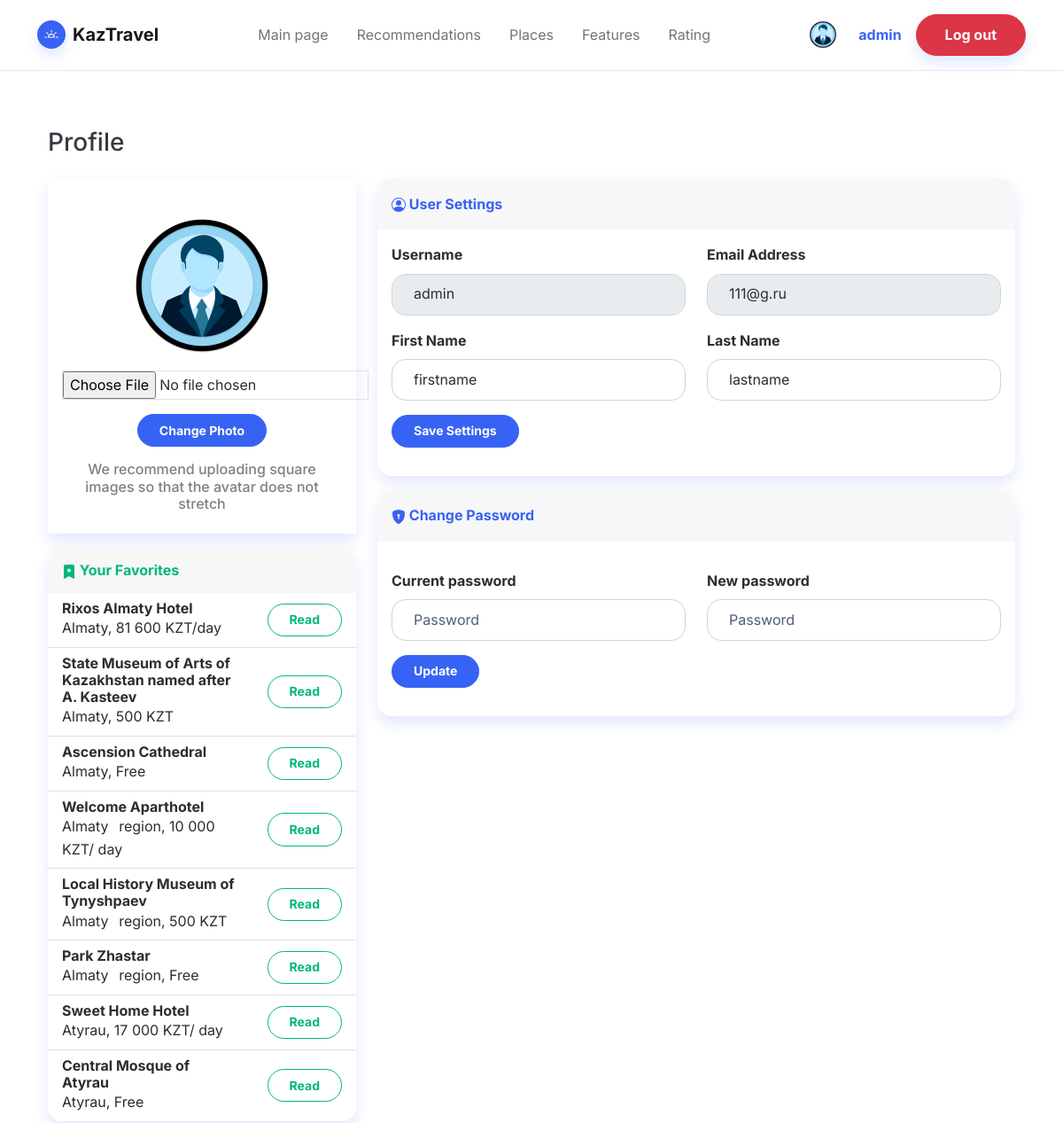
Page /profile (signed in, upper part) on the earlier database version.
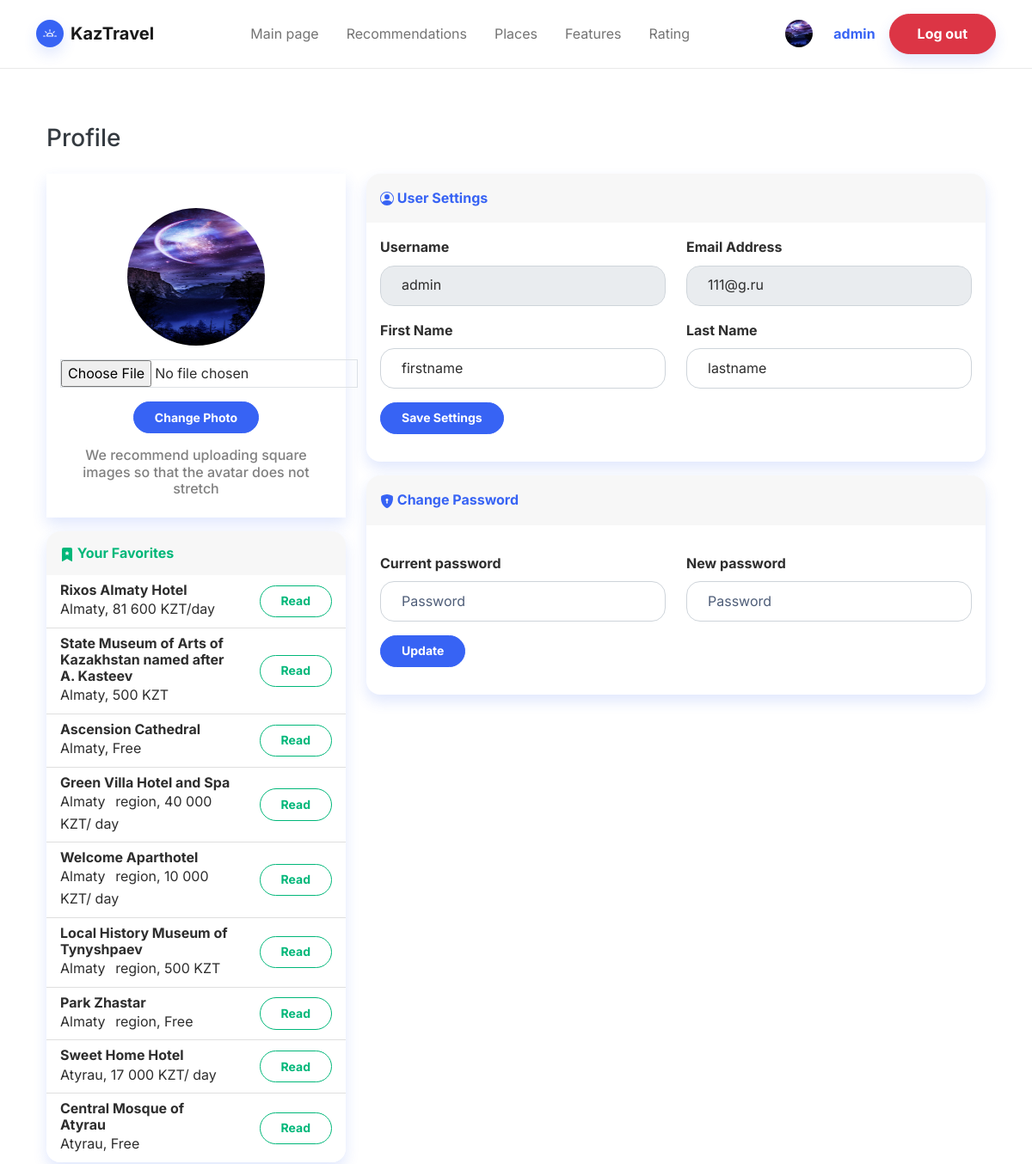
Same page on the later database version.
### project/models.py (models this page shows, shortened)
class Profile(models.Model):
    user = models.OneToOneField(User, on_delete=models.CASCADE)
    username = models.CharField(max_length=25, default='user')
    firstname = models.CharField(max_length=25, default='firstname', blank=False)
    lastname = models.CharField(max_length=25, default='lastname', blank=False)
    auth_token = models.CharField(max_length=100)
    is_verified = models.BooleanField(default=False)
    created_at = models.DateTimeField(auto_now_add=True)
    avatar = ImageField(verbose_name='Photo', null=True, max_length=100, upload_to='images/avatars', default='images/avatars/user.webp')

class Places(models.Model):
    name = models.TextField(verbose_name='Name:', max_length=300)
    description = models.TextField(verbose_name='Description:', max_length=1000)
    price = models.TextField(verbose_name='Price:', max_length=50)
    city = models.CharField(verbose_name='City', choices=City, max_length=40)
    type = models.CharField(verbose_name='Type', choices=Type, max_length=40)
    recommend_1 = models.BooleanField(default=False)
    recommend_2 = models.BooleanField(default=False)
    visits = models.IntegerField(default=0)
    pic = ImageField(verbose_name='Picture', null=True, blank=True, max_length=100, upload_to='images/places', default='images/places/default_place.png')
    class Meta:
        verbose_name = 'Place'
        verbose_name_plural = 'Places'

### project/views.py (the view, shortened to what this page needs)
# urls.py: path('profile', profile, name='profile'),
@login_required(login_url='/login/')
def profile(request):
    message_pass = ''
    message_set = ''
    message_ava = ''
    if Favorite.objects.filter(user=request.user).exists():
        favorites_data = Favorite.objects.get(user=request.user).places.all()
    else:
        favorites_data = ''
    context = {
        'favorites_data': favorites_data,
        'profile': Profile.objects.filter(username=request.user.username).first(),
        'message_pass': message_pass,
        'message_set': message_set,
        'message_ava': message_ava
    }
    return render(request, 'profile.html', context)

### project/templates/profile.html (shortened to what the changed rows need)
<!doctype html>
<html lang="en">
<head>
    {% load static %}
    <link href="https://cdn.jsdelivr.net/npm/bootstrap@5.1.3/dist/css/bootstrap.min.css" rel="stylesheet"
>
    <link href="{% static 'css/profile.css' %}" rel="stylesheet" type="text/css">
    <link href="{% static 'css/bootstrap.min.css' %}" rel="stylesheet" type="text/css">
</head>
<body>
<nav class="navbar navbar-light navbar-expand-md fixed-top navbar-shrink py-3" id="mainNav">
    <div class="container">
        <div class="collapse navbar-collapse" id="navcol-1">
           {% if not request.user.is_authenticated%}
            <a class="btn btn-primary shadow" role="button" href="/register">Sign up</a>
            {% else %}
            <a title="My profile" href="/profile"><img style="margin-left: 15px;" src="{{MEDIA_URL}}{{ profile.avatar.url}}" alt="" width="32" height="32" class="rounded-circle me-2"></a>
            <a title="My profile" href="/profile"><span class="nav-link active fw-bold">{{ request.user }}</span></a>
            <a class="btn btn-danger shadow" role="button" href="/logout">Log out</a>
            {% endif %}
        </div>
    </div>
</nav>
<section class="py-5 mt-5">
    <div class="container">
        <section class="py-4 py-xl-5">
            <div class="container">
                <div class="row mb-3">
                    <div class="col-lg-4">
                        <div class="card mb-3">
                            <div class="card-body text-center shadow"><img class="rounded-circle mb-3 mt-4"
                                                                           src="{{MEDIA_URL}}{{ profile.avatar.url}}"
                                                                           width="160" height="160" loading="lazy">
                                <div class="mb-3">
                                    <form method="post" enctype="multipart/form-data">
                                    </form>
                                </div>
                                <h6 class="text-black-50">We recommend uploading square images so that the avatar does
                                    not stretch
                                </h6>
                            </div>
                        </div>
                        <div class="card shadow mb-4">
                            <ul class="list-group list-group-flush">
                                {% if favorites_data %}
                                {% for place in favorites_data %}
                                <li class="list-group-item">
                                    <div class="row align-items-center no-gutters">
                                        <div class="col me-2">
                                            <h6 class="mb-0"><strong>{{place.name}}</strong></h6><span class="text-xs">{{place.city}}, {{place.price}}</span>
                                        </div>
                                        <a class="col-auto" href="{% url 'place_detail' place.id %}">
                                            <button class="btn btn-outline-success btn-sm">Read</button>
                                        </a>
                                    </div>
                                </li>
                                {% endfor %}
                                {% endif %}
                            </ul>
                        </div>
                    </div>
                    <div class="col-lg-8">
                        <div class="row">
                            <div class="col">
                                <div class="card shadow mb-3">
                                    <div class="card-body">
                                        <form method="post">
                                            <div class="row">
                                                <div class="col">
                                                    <div class="mb-3"><label class="form-label"><strong>First
                                                        Name</strong></label>
                                                        <input class="form-control" type="text" id="first_name"
                                                               placeholder="John" name="firstname"
                                                               value="{{profile.firstname}}"></div>
                                                </div>
                                                <div class="col">
                                                    <div class="mb-3"><label class="form-label"><strong>Last
                                                        Name</strong></label>
                                                        <input class="form-control" type="text" id="last_name"
                                                               placeholder="Doe" name="lastname"
                                                               value="{{profile.lastname}}"></div>
                                                </div>
                                            </div>
                                        </form>
                                    </div>
                                </div>
                            </div>
                        </div>
                    </div>
                </div>
            </div>
        </section>
    </div>
</section>
</body>
</html>

Differences in the rows shown:
changed Profile "firstname": avatar: picture added in place of a placeholder
now on this page (row edited): Places: name "Green Villa Hotel and Spa", city "Almaty⠀region", price "40 000 KZT/ day"
